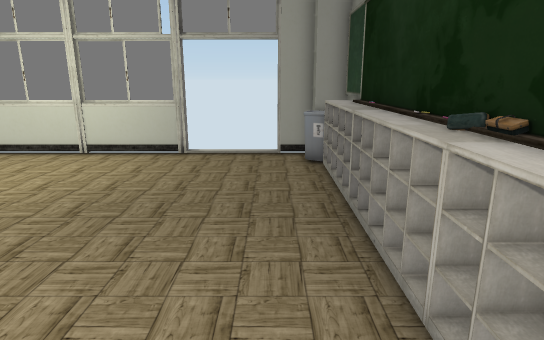
View 1 (above)

12 first-person views from a walk through a scene from a Unity 3-D project. The camera is 1.5 m above the floor, tilts 14° down and sees 75° across. The floor is counted in squares, 0.5 m on a side. Each view is taken from the middle of a square. On the plan, view 1 faces up. The plan holds only what a view shows up to about 20 squares ahead; the rest is blank. Door leaves are left out, so doorways stand open. Some surface patterns are stand-ins.

View 2
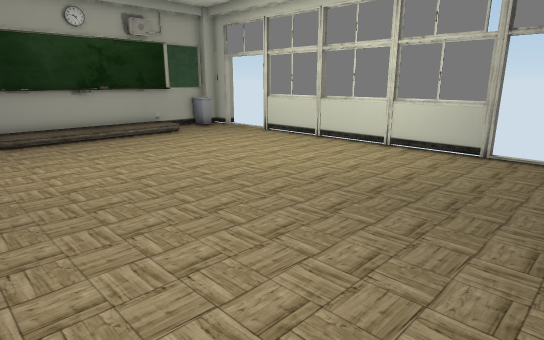

View 3
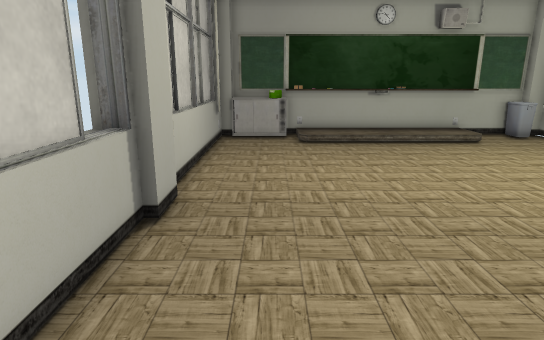

View 4
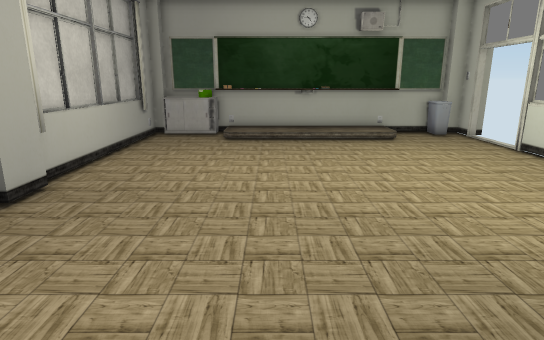

View 5
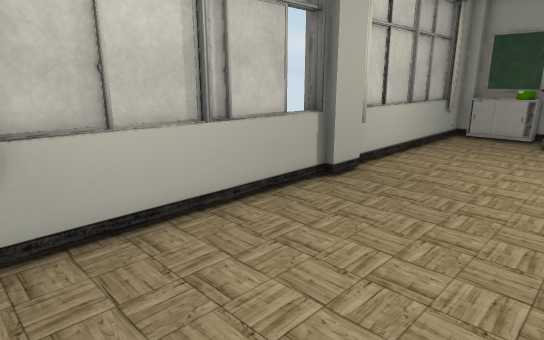

View 6
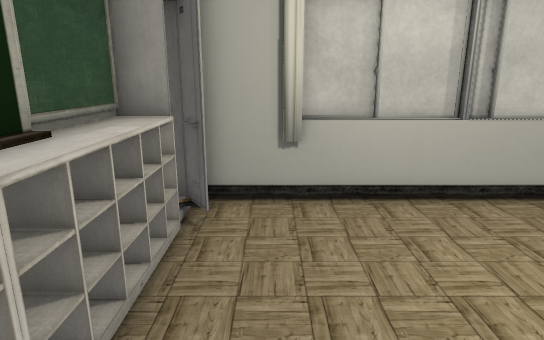

View 7
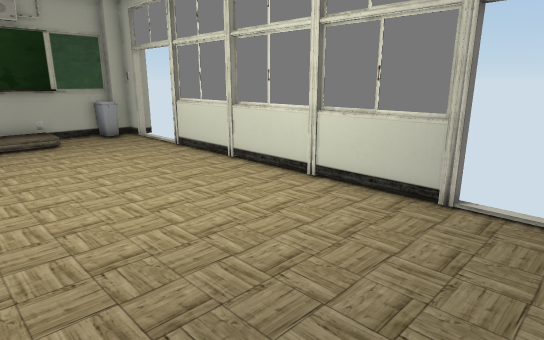

View 8
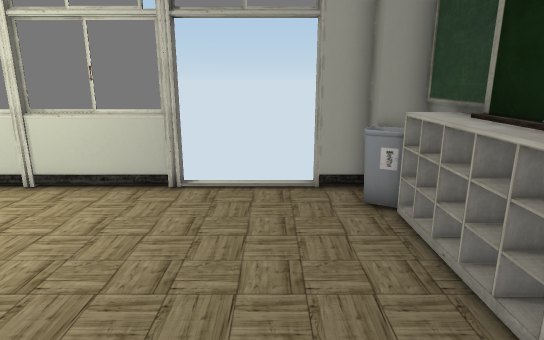

View 9
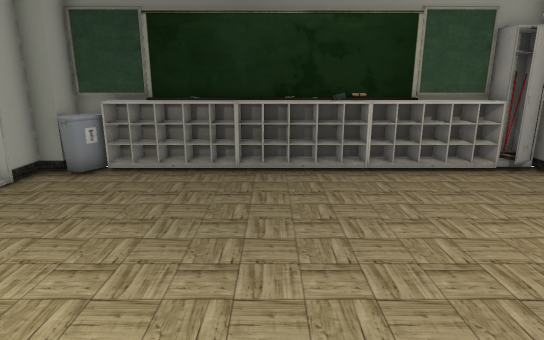

View 10
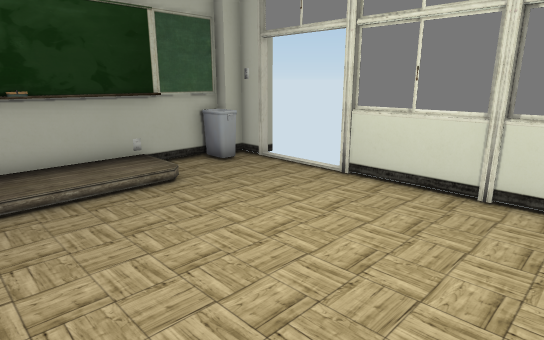

View 11
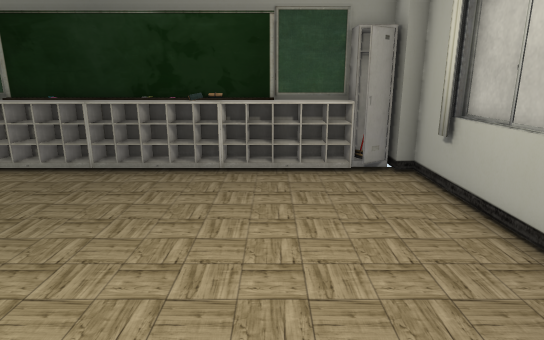

View 12
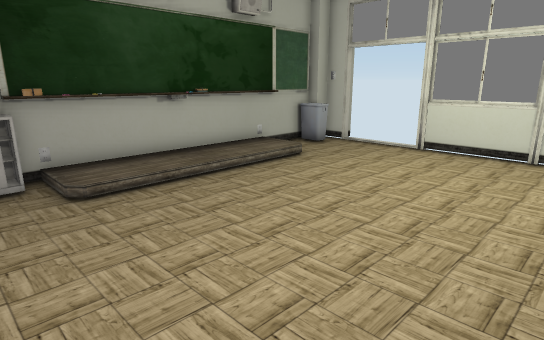

### Floor plan
Key: @ floor where view 1 was taken; # wall or solid block; . main floor; : floor 0.25 m higher than the main floor; D open door; = window, fence, low wall or low ledge; ^ raised ledge; S shelf; L locker; O other object.
Columns run from 22 left of view 1 to 3 right of it. Each row starts with its distance up from view 1.
 15 ##DDDD#############DDDD###
 14 #=.....................=O#
 13 #=.....................=##
 12 #.......................S#
 11 #.......................S#
 10 #::.....................S#
  9 #::.....................S#
  8 #::.....................S#
  7 #::.....................S#
  6 #::.....................S#
  5 #::.....................S#
  4 #::.....................S#
  3 #::.....................S#
  2 #::.....................S#
  1 ##......................S#
  0 #=....................@.S#
 -1 ^^.....................LL#
 -2 ##..........O...........##
 -3 ##############^##########
 -4              #

Where each view was taken, in squares from view 1:
view 1: 0 up, 0 right, facing up
view 2: 1 down, 0 right, facing up-left
view 3: 0 up, 2 left, facing left
view 4: 4 up, 1 left, facing left
view 5: 4 up, 0 right, facing down-left
view 6: 6 up, 0 right, facing down
view 7: 6 up, 1 left, facing up-left
view 8: 5 up, 1 left, facing up
view 9: 7 up, 10 left, facing right
view 10: 5 up, 10 left, facing up-left
view 11: 2 up, 10 left, facing right
view 12: 1 down, 10 left, facing up-left
